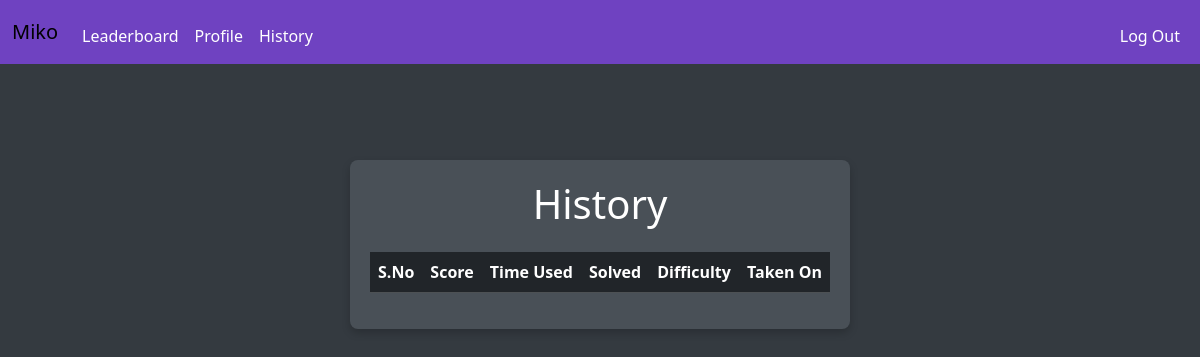
The page /history (signed in) on the database as committed earlier.
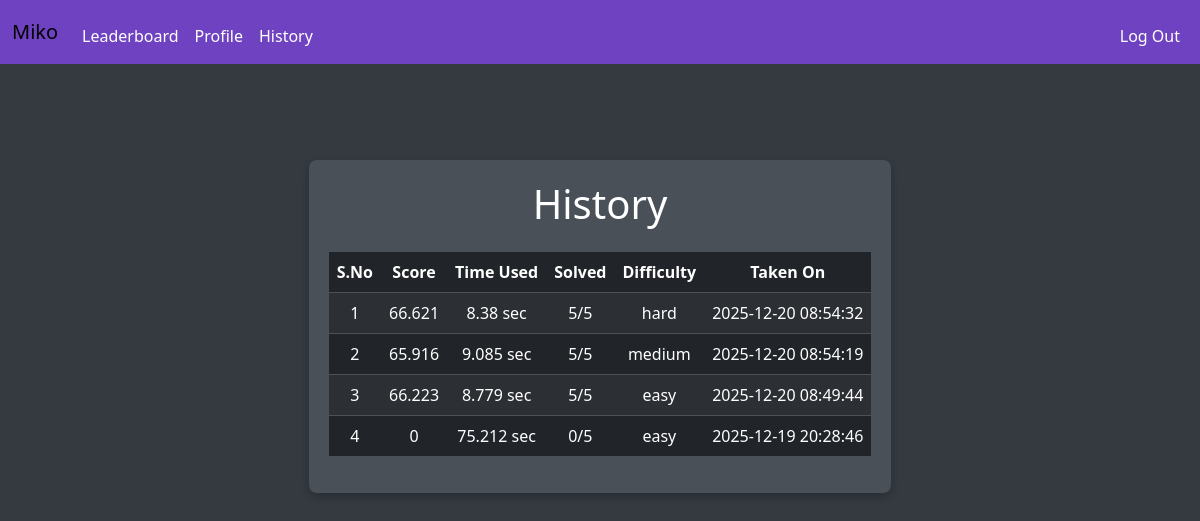
The same page on the database as committed later.
### tables this page shows
CREATE TABLE scores (
    score_id INTEGER PRIMARY KEY AUTOINCREMENT,
    user_id INTEGER NOT NULL,
    score INTEGER NOT NULL,
    time_used INTEGER NOT NULL,
    solved INTEGER NOT NULL,
    total INTEGER NOT NULL,
    difficulty TEXT NOT NULL,
    timestamp TIMESTAMP DEFAULT CURRENT_TIMESTAMP,
    FOREIGN KEY (user_id) REFERENCES users(id) ON DELETE CASCADE
);

### app.py (the view)
@app.route("/history")
@login_required
def history():
    user_id = session.get("user_id")
    db = get_db()
    cursor = db.execute("SELECT * FROM scores WHERE user_id = ? ORDER BY timestamp DESC", (user_id,))
    data = cursor.fetchall()
    return render_template("history.html", data=data)

### app.py (called while the page is built)
def get_db():
    conn = sqlite3.connect(DATABASE)
    conn.row_factory = sqlite3.Row  # Allows us to access columns by name
    return conn

@app.after_request
def after_request(response):
    response.headers["Cache-Control"] = "no-cache, no-store, must-revalidate"
    response.headers["Expires"] = 0
    response.headers["Pragma"] = "no-cache"
    return response

### helpers.py (called while the page is built)
def login_required(f):
    @wraps(f)
    def decorated_function(*args, **kwargs):
        if session.get("user_id") is None:
            return redirect("/login")
        return f(*args, **kwargs)
    return decorated_function

### templates/history.html
{% extends "layout.html" %}
{% block main %}
<div class="container mt-5">
    <h1 class="text-center">History</h1>
    <table class="table table-dark table-striped mt-4">
        <thead>
            <tr>
                <th scope="col">S.No</th>
                <th scope="col">Score</th>
                <th scope="col">Time Used</th>
                <th scope="col">Solved</th>
                <th scope="col">Difficulty</th>
                <th scope="col">Taken On</th>
            </tr>
        </thead>
        <tbody>
            {% for entry in data %}
                <tr>
                    <td>{{ loop.index }}</td>
                    <td>{{ entry.score }}</td>
                    <td>{{ entry.time_used }} sec</td>
                    <td>{{ entry.solved }}/{{ entry.total }}</td>
                    <td>{{ entry.difficulty }}</td>
                    <td>{{ entry.timestamp }}</td>
                </tr>
            {% endfor %}
        </tbody>
    </table>
</div>
{% endblock %}

Rows that differ between the two databases and show on the page:
added scores: score "66.621", time_used "8.38", solved "5", total "5", difficulty "hard", timestamp "2025-12-20 08:54:32"
added scores: score "65.916", time_used "9.085", solved "5", total "5", difficulty "medium", timestamp "2025-12-20 08:54:19"
added scores: score "66.223", time_used "8.779", solved "5", total "5", difficulty "easy", timestamp "2025-12-20 08:49:44"
added scores: score "0", time_used "75.212", solved "0", total "5", difficulty "easy", timestamp "2025-12-19 20:28:46"
